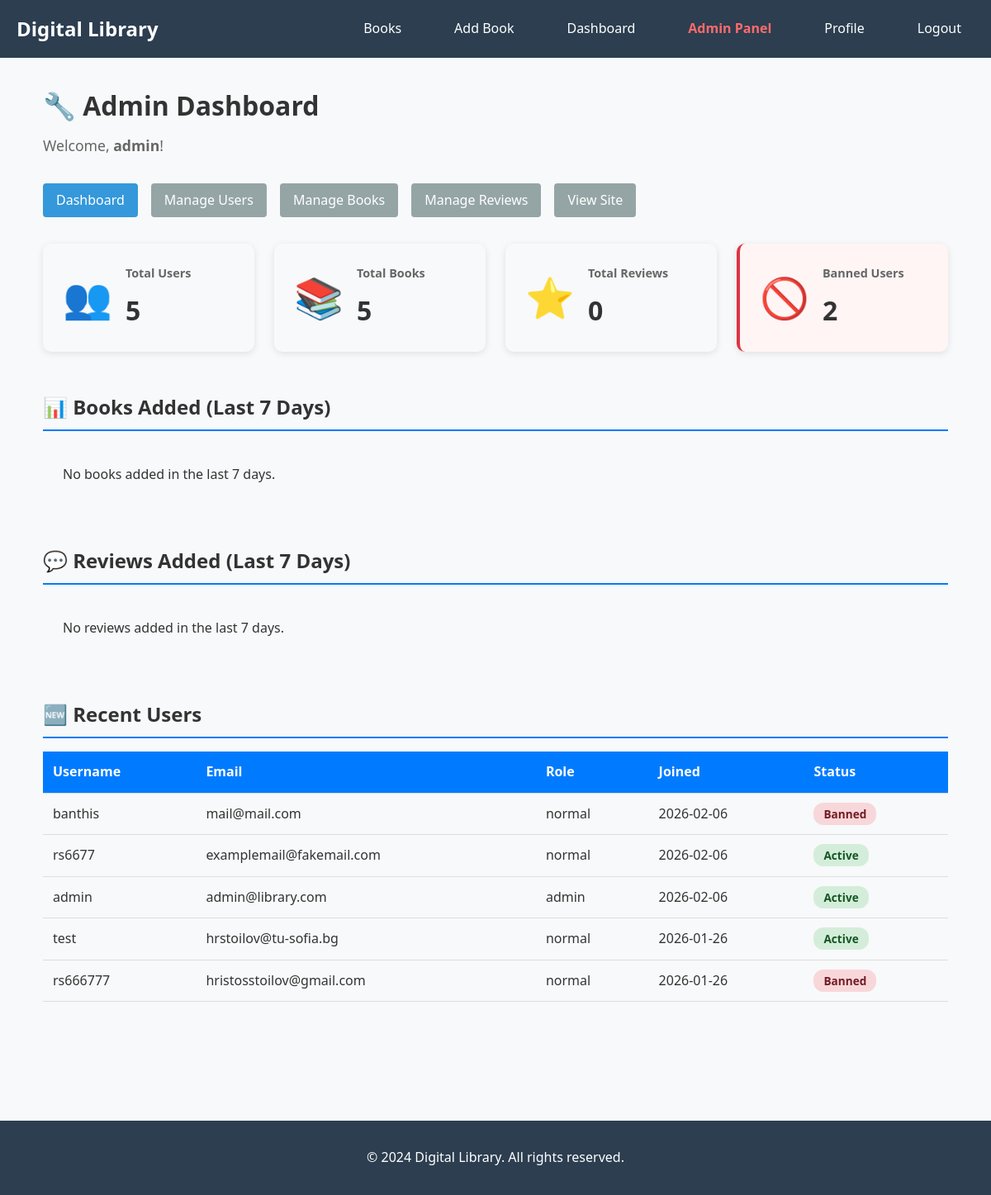
The app's page /user/admin/dashboard (signed in), older data.
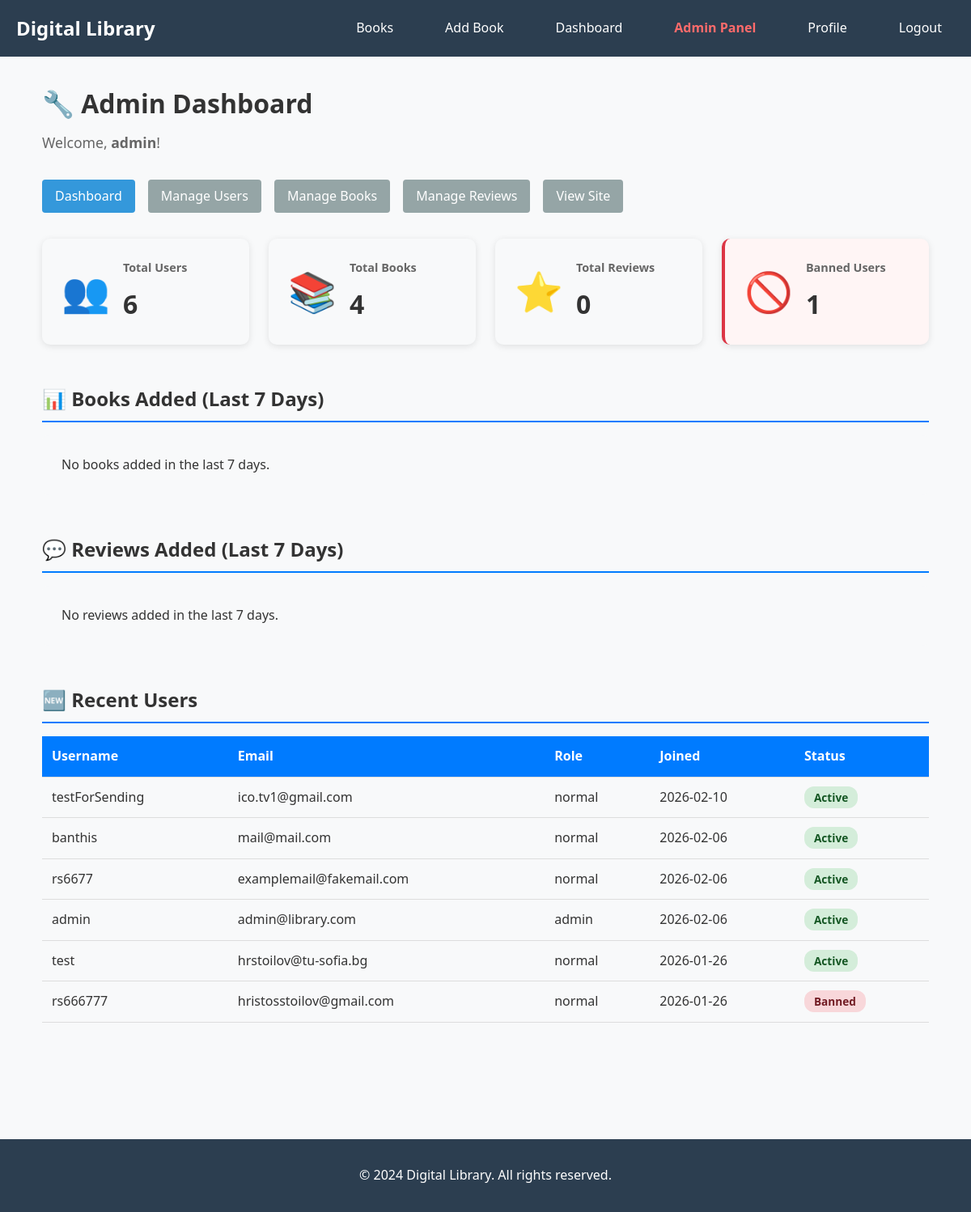
The same page, newer data.
### models/user.py (models this page shows, shortened)
class User(UserMixin, db.Model):
    id = db.Column(db.Integer, primary_key=True)
    username = db.Column(db.String(150), unique=True, nullable=False)
    email = db.Column(db.String(150), unique=True, nullable=False)
    password_hash = db.Column(db.String(150), nullable=False)
    role = db.Column(db.String(20), default='normal', nullable=False)  # 'normal' or 'admin'
    is_banned = db.Column(db.Boolean, default=False, nullable=False)
    created_at = db.Column(db.DateTime, default=lambda: datetime.now(timezone.utc))
    profile_picture = db.Column(db.String(300))
    bio = db.Column(db.Text)
    reviews = db.relationship('Review', backref='author', lazy=True)
    def is_admin(self):
        return self.role == 'admin'

### controllers/admin_controller.py (the view)
@admin_bp.route("/user/admin/dashboard")
@login_required
@admin_required
def admin_dashboard():
    stats = get_admin_dashboard_data()
    return render_template('admin/dashboard.html',
                         total_users=stats['total_users'],
                         total_books=stats['total_books'],
                         total_reviews=stats['total_reviews'],
                         banned_users=stats['banned_users'],
                         books_per_day=stats['books_per_day'],
                         reviews_per_day=stats['reviews_per_day'],
                         recent_users=stats['recent_users'],
                         recent_books=stats['recent_books'],
                         recent_reviews=stats['recent_reviews'])

### app.py (called while the page is built)
def create_app(config_name=None):
    app = Flask(__name__)
    if config_name is None:
        config_name = os.environ.get('FLASK_ENV', 'development')
    app.config.from_object(config[config_name])
    db.init_app(app)
    mail = Mail(app)
    login_manager = LoginManager(app)
    login_manager.login_view = 'auth.login'
    @login_manager.user_loader
    def load_user(user_id):
        return User.query.get(int(user_id))
    from controllers.main_controller import main_bp
    from controllers.auth_controller import auth_bp
    from controllers.book_controller import book_bp
    from controllers.review_controller import review_bp
    from controllers.admin_controller import admin_bp
    app.register_blueprint(main_bp)
    app.register_blueprint(auth_bp)
    app.register_blueprint(book_bp)
    app.register_blueprint(review_bp)
    app.register_blueprint(admin_bp)
    return app

### templates/admin/dashboard.html (shortened to what the changed rows need)
{% extends "base.html" %}
{% block content %}
<div class="admin-dashboard">
    <h1>🔧 Admin Dashboard</h1>
    <p class="welcome-message">Welcome, <strong>{{ current_user.username }}</strong>!</p>
    <div class="stats-overview">
        <div class="stat-card">
            <div class="stat-content">
                <h3>Total Users</h3>
                <p class="stat-number">{{ total_users }}</p>
            </div>
        </div>
        <div class="stat-card">
            <div class="stat-content">
                <h3>Total Books</h3>
                <p class="stat-number">{{ total_books }}</p>
            </div>
        </div>
        <div class="stat-card danger">
            <div class="stat-content">
                <h3>Banned Users</h3>
                <p class="stat-number">{{ banned_users }}</p>
            </div>
        </div>
    </div>
    <div class="admin-section">
        <h2>📊 Books Added (Last 7 Days)</h2>
    </div>
    <div class="admin-section">
        <h2>💬 Reviews Added (Last 7 Days)</h2>
    </div>
    <div class="admin-section">
        <h2>🆕 Recent Users</h2>
        {% if recent_users %}
            <table class="admin-table">
                <thead>
                    <tr>
                        <th>Username</th>
                        <th>Email</th>
                        <th>Role</th>
                        <th>Joined</th>
                        <th>Status</th>
                    </tr>
                </thead>
                <tbody>
                    {% for user in recent_users %}
                    <tr>
                        <td>{{ user.username }}</td>
                        <td>{{ user.email }}</td>
                        <td>{{ user.role }}</td>
                        <td>{{ user.created_at.strftime('%Y-%m-%d') }}</td>
                        <td>
                            {% if user.is_banned %}
                                <span class="badge badge-danger">Banned</span>
                            {% else %}
                                <span class="badge badge-success">Active</span>
                            {% endif %}
                        </td>
                    </tr>
                    {% endfor %}
                </tbody>
            </table>
        {% else %}
            <p>No users yet.</p>
        {% endif %}
    </div>
</div>
{% endblock %}

Row changes from the older to the newer data that the page shows:
added User: username "testForSending", email "ico.tv1@gmail.com", role "normal", created_at "2026-02-10", is_banned "Active"
changed User "banthis": is_banned "Banned" → "Active"
Text that changed along with them:
{{ total_users }}: "5" → "6"
{{ total_books }}: "5" → "4"
{{ banned_users }}: "2" → "1"
